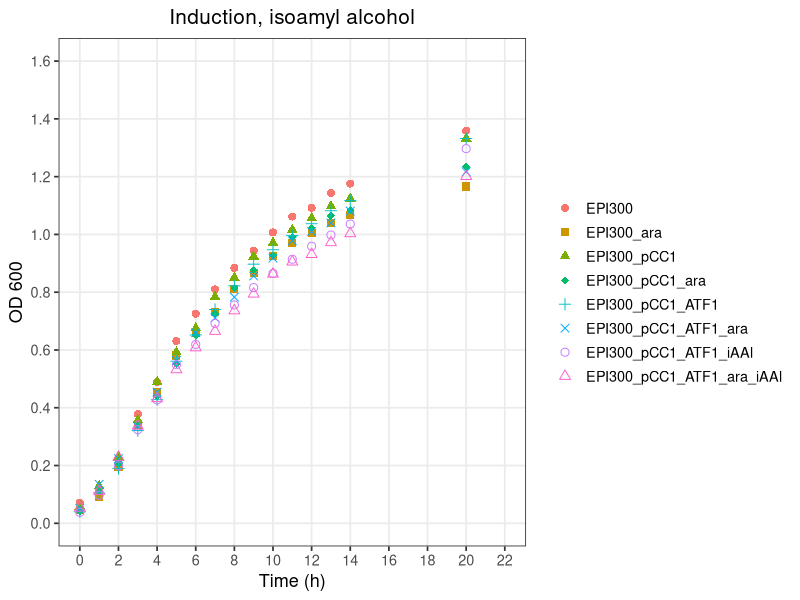
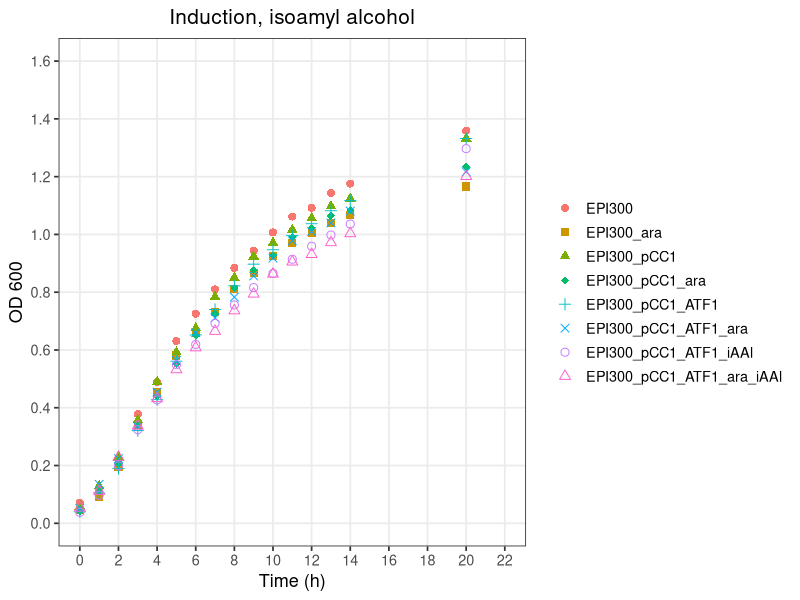

These charts were generated, in order, by the following R code:
# ============================================================
# Plot: Induction, isoamyl alcohol (OD600 vs Time)
# ============================================================

library(tidyverse)

# ---- 1. Read the raw CSV --------------------------------------------------
# The file has a 2-row header:
#   Row 1: strain names (merged across Avg/SD column pairs)
#   Row 2: "Avg" / "SD" labels
# We read both header rows manually, then build clean column names.

raw <- read_csv("Arab_Induction.csv", col_names = FALSE, skip = 2,
                show_col_types = FALSE)

header1 <- read_csv("Arab_Induction.csv", col_names = FALSE, n_max = 1,
                    show_col_types = FALSE) |> unlist(use.names = FALSE)
header2 <- read_csv("Arab_Induction.csv", col_names = FALSE, skip = 1, n_max = 1,
                    show_col_types = FALSE) |> unlist(use.names = FALSE)

# Forward-fill the strain names across their Avg/SD column pair
strain_names <- header1
for (i in seq_along(strain_names)) {
  if (is.na(strain_names[i]) && i > 1) strain_names[i] <- strain_names[i - 1]
}

# Drop fully empty trailing columns
keep <- !is.na(header2) | seq_along(header2) == 1
raw         <- raw[, keep]
strain_names <- strain_names[keep]
header2      <- header2[keep]

# Build final column names: "Time", "<strain>_Avg", "<strain>_SD"
col_names <- c("Time",
               paste0(strain_names[-1], "_", header2[-1]))
colnames(raw) <- col_names

# ---- 2. Reshape to long format (Avg columns only, for plotting) ----------
strains <- unique(strain_names[-1])

df_long <- raw |>
  select(Time, ends_with("_Avg")) |>
  pivot_longer(
    cols = -Time,
    names_to = "Strain",
    values_to = "OD600"
  ) |>
  mutate(Strain = str_remove(Strain, "_Avg$")) |>
  mutate(Strain = factor(Strain, levels = strains))

# ---- 3. Plot ---------------------------------------------------------------
# 8 visually distinct shapes (mix of filled/open so they're tellable apart
# even without color): circle, square, triangle, diamond, plus, x, open circle, open triangle
shape_values <- c(16, 15, 17, 18, 3, 4, 1, 2)

p <- ggplot(df_long, aes(x = Time, y = OD600, color = Strain, shape = Strain)) +
  geom_point(size = 2.4) +
  scale_shape_manual(values = shape_values) +
  scale_x_continuous(breaks = seq(0, 22, by = 2), limits = c(0, 22)) +
  scale_y_continuous(breaks = seq(0, 1.6, by = 0.2), limits = c(0, 1.6)) +
  labs(
    title = "Induction, isoamyl alcohol",
    x = "Time (h)",
    y = "OD 600",
    color = NULL,
    shape = NULL
  ) +
  theme_bw(base_size = 13) +
  theme(
    panel.grid.minor = element_blank(),
    plot.title = element_text(hjust = 0.5, size = 15),
    legend.key = element_blank()
  )

print(p)

ggsave("induction_isoamyl_alcohol.png", p, width = 9, height = 5, dpi = 300)
